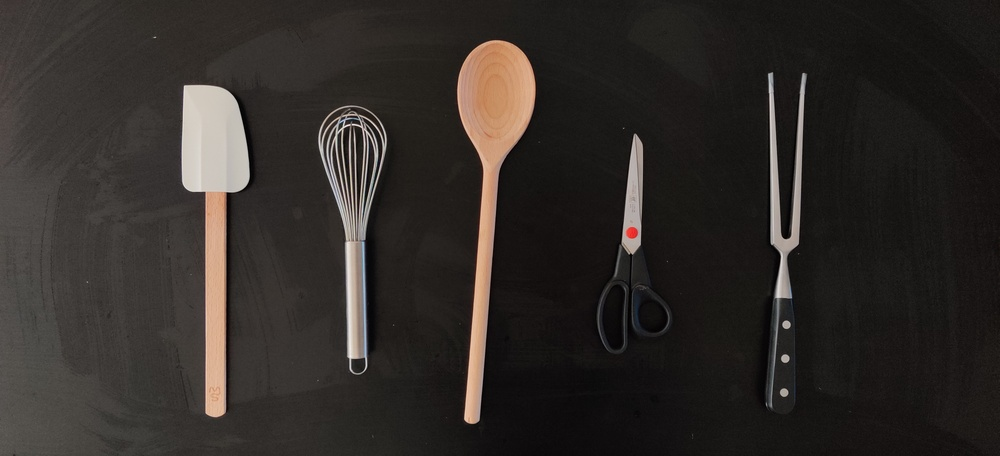
#> input picture main.jpg, 1000 x 456 px, shrunk from 4000 x 1824 before the run
$ python BF_Matcher_test.py   (older library calls are emulated)
#> lines starting #> are read from the running program, lines starting #| are printed output that depends on the picture
#!/usr/bin/env python3
# -*- coding: utf-8 -*-
"""
Created on Sun Apr 19 15:38:30 2020

@author: frederik
"""

import numpy as np
import cv2
from matplotlib import pyplot as plt

img1 = cv2.imread('main.jpg',0)          # queryImage
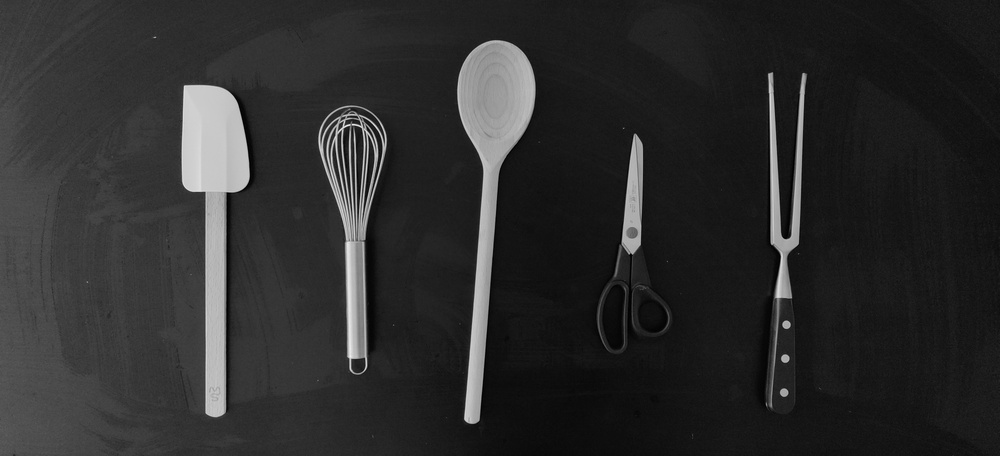
#> img1: shape (456, 1000); min 0, max 245, mean 44.8
img2 = cv2.imread('main.jpg',0) # trainImage

# Initiate SIFT detector
orb = cv2.ORB()

# find the keypoints and descriptors with SIFT
kp1, des1 = orb.detectAndCompute(img1,None)
#> kp1 = 500 keypoints; strongest (x, y, size): (345, 126, 31), (346, 121, 31), (343, 127, 31), (345, 128, 31)
kp2, des2 = orb.detectAndCompute(img2,None)
#> kp2 has the same summary as kp1


# create BFMatcher object
bf = cv2.BFMatcher(cv2.NORM_HAMMING, crossCheck=True)

# Match descriptors.
matches = bf.match(des1,des2)
#> matches = 500 matches

# Sort them in the order of their distance.
matches = sorted(matches, key = lambda x:x.distance)

# Draw first 10 matches.
#> (the run stopped early here; a loop or call above may not have finished)
